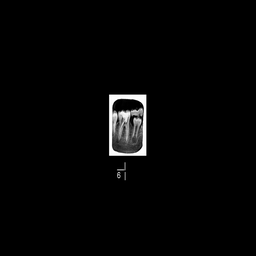
#> input picture Ma Test/20000/Example 1/1. GrayscaleImage.png, 256 x 256 px, shrunk from 1024 x 1024 before the run, found by its file name
$ python scatter3d2.py
#> lines starting #> are read from the running program, lines starting #| are printed output that depends on the picture
#image_path = "Example4.png"

import Tkinter as tk
#import tkFileDialog
from mpl_toolkits.mplot3d import Axes3D
from matplotlib import pyplot

from PIL import Image
import numpy as np


def main():

    '''Tkinter.Tk().withdraw() # Close the root window
    in_path = tkFileDialog.askopenfilename()
    print in_path'''

    fig = pyplot.figure(figsize=(10,8))
    axis = fig.add_subplot(111, projection="3d") # 3D plot with scalar values in each axis

    im = Image.open("D:/fadhlan/f44b13efb3f210b4a0cc5c45e4e84d09/MyProgram/MyProgram/bin/Debug/Hasil/Jun. 12, 2018 0-26-46/1. GrayscaleImage.png")
#> im is the input picture: PIL image 256x256 RGBA; mean R, G, B, A 4.7, 4.7, 4.7, 255
    #p,q=im.getdata(0).size

    '''for j in range(5):
        b.append([(i,j) for i in range(10)])
    print(b)'''

    img =[]
    w,h = im.size
#> w = 256; h = 256

    #for i in range(0,h):
    #    img.append([ im.getpixel((i,j))[0] for j in range(0,w)])
    for i in range(w):
        a=[]
        for j in range(h):
            a.append(im.getpixel((i,j))[0])
        img.append(a)
#> after the loop, img = 256 items
    w,h = len(img),len(img)
    print(len(img))
#| 256

    img = np.array(img,dtype=object)
    print(img)
#> (printed output is left out)

    # [6 lines of commented-out code are left out]
    x=[]
    y=[]
    for i in range(w):
        x.append([j for j in range(w)])
    for i in range(h):
        y.append([i for j in range(h)])

    xv = np.array(x,dtype=object)
    yv = np.array(y,dtype=object)
    print(type(xv))
#| <class 'numpy.ndarray'>
    print(xv)
#> (printed output is left out)
    print(yv)
#> (printed output is left out)
    print(xv.size,yv.size,img.size)
#| 65536 65536 65536
    #x, y, b = list(xv, xv, list(im.getdata(0)))

    axis.scatter(xv, yv, img, c="skyblue", marker="o",s=5)
    axis.set_xlabel("X")
    axis.set_ylabel("Y")
    axis.set_zlabel("Pixel Value")
    pyplot.show()
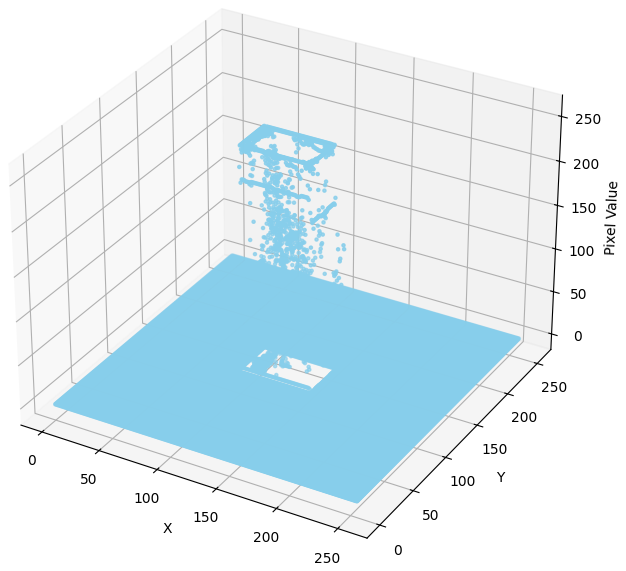
#> figure drawn by matplotlib, 1 panel
    pyplot.close()


main()
